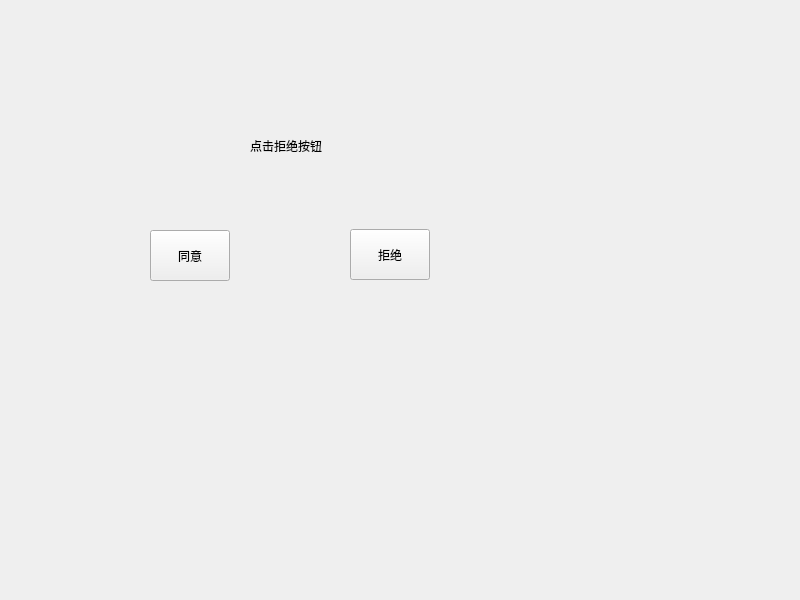
<?xml version="1.0" encoding="UTF-8"?>
<ui version="4.0">
 <class>Widget</class>
 <widget class="QWidget" name="Widget">
  <property name="geometry">
   <rect>
    <x>0</x>
    <y>0</y>
    <width>800</width>
    <height>600</height>
   </rect>
  </property>
  <property name="windowTitle">
   <string>Widget</string>
  </property>
  <widget class="QPushButton" name="pushButton_refuse">
   <property name="geometry">
    <rect>
     <x>350</x>
     <y>229</y>
     <width>80</width>
     <height>51</height>
    </rect>
   </property>
   <property name="text">
    <string>拒绝</string>
   </property>
  </widget>
  <widget class="QPushButton" name="pushButton_accept">
   <property name="geometry">
    <rect>
     <x>150</x>
     <y>230</y>
     <width>80</width>
     <height>51</height>
    </rect>
   </property>
   <property name="text">
    <string>同意</string>
   </property>
  </widget>
  <widget class="QLabel" name="label">
   <property name="geometry">
    <rect>
     <x>250</x>
     <y>120</y>
     <width>131</width>
     <height>51</height>
    </rect>
   </property>
   <property name="text">
    <string>点击拒绝按钮</string>
   </property>
  </widget>
 </widget>
 <resources/>
 <connections/>
</ui>
